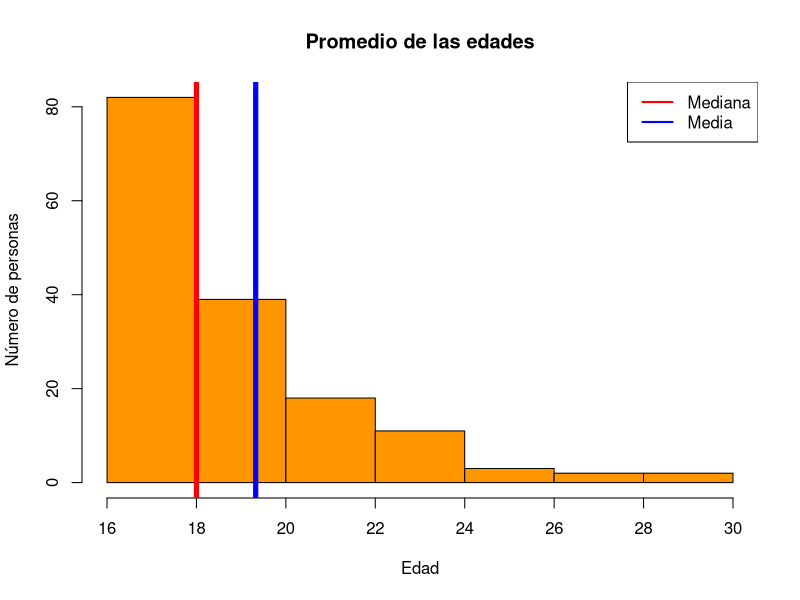

Generate this figure with R:
## ---- chunk 1
DF<-read.csv(file ="data.csv",header=T,sep = ",")
Media<-round(mean(DF$Edad), 2)
Media
## ---- chunk 2
titulo<-DF$Edad
hist(col="#ff9600", titulo, xlab="Edad", ylab="Número de personas", main="Promedio de las edades")

abline(v=median(na.omit(titulo)), col="red",lwd=5)
abline(v=mean(na.omit(titulo)), col="blue",lwd=5)
legend("topright", 0, legend=c("Mediana", "Media"),lwd=2,col=c("red","blue"))
## ---- chunk 3
Mediana<-round(median(DF$Edad), 2)
Mediana
## ---- chunk 4
tabla<-table(DF$Edad)
maximo<-max(tabla)
tabla[which(tabla == maximo)]
## ---- chunk 5
indices<-table(DF$Universidad)
indices[which(indices>8)]
## ---- chunk 6
encuestados<-105
daprob_mate<-length(DF$Matematica[which(DF$Matematica<11)])
round(daprob_mate*100/encuestados, 2)
## ---- chunk 7
encuestados<-105
aprob_mate<-length(DF$Matematica[which(!DF$Matematica<11)])
round(aprob_mate*100/encuestados, 2)
## ---- chunk 8
encuestados<-157
daprob_letras<-length(DF$Letras[which(DF$Letras<11)])
round(daprob_letras*100/encuestados, 2)
## ---- chunk 9
aprob_letras<-length(DF$Letras[which(!DF$Letras<11)])
round(aprob_letras*100/encuestados, 2)
## ---- chunk 10
daprob_hum<-length(DF$Humaidades[which(DF$Humaidades<11)])
round(daprob_hum*100/encuestados, 2)
## ---- chunk 11
aprob_hum<-length(DF$Humaidades[which(!DF$Humaidades<11)])
round(aprob_hum*100/encuestados, 2)
## ---- chunk 12
gamers<-length(which(!DF$Juega == "No"))
round(gamers*100/encuestados, 2)
## ---- chunk 13
lista_horas<-DF$Horas
round(mean(na.omit(lista_horas)),2)
## ---- chunk 14
lista_horas<-DF$Horas
round(median(na.omit(lista_horas)),2)
## ---- chunk 15
tabla<-table(na.omit(DF$Horas))
maximo<-max(tabla)
tabla[which(tabla == maximo)]
## ---- chunk 16
han_faltado<-length(which(!DF$Falta=="No"))
round(han_faltado*100/encuestados, 2)
## ---- chunk 17
han_faltado<-length(which(!DF$Afectado=="No"))
round(han_faltado*100/encuestados, 2)
## ---- chunk 18
han_faltado<-length(which(!DF$Tareas=="No"))
round(han_faltado*100/encuestados, 2)
## ---- chunk 19
desaprobados_constantes<-length(which(DF$Matematica<11 & DF$Horas>=14))
desaprobados_total<-length(which(DF$Matematica<11))
round(desaprobados_constantes*100/desaprobados_total, 2)
## ---- chunk 20
desaprobados_constantes<-length(which(DF$Letras<11 & DF$Horas>=14))
desaprobados_total<-length(which(DF$Letras<11))
round(desaprobados_constantes*100/desaprobados_total, 2)
## ---- chunk 21
desaprobados_constantes<-length(which(DF$Humaidades<11 & DF$Horas>=14))
desaprobados_total<-length(which(DF$Humaidades<11))
round(desaprobados_constantes*100/desaprobados_total, 2)
## ---- chunk 22
desaprobados_constantes<-length(which(DF$Matematica<11 & DF$Horas>=14))
jugadores_constantes<-length(which(DF$Horas>=14))
round(desaprobados_constantes*100/jugadores_constantes, 2)
## ---- chunk 23
desaprobados_constantes<-length(which(DF$Letras<11 & DF$Horas>=14))
jugadores_constantes<-length(which(DF$Horas>=14))
round(desaprobados_constantes*100/jugadores_constantes, 2)
## ---- chunk 24
desaprobados_constantes<-length(which(DF$Humaidades<11 & DF$Horas>=14))
jugadores_constantes<-length(which(DF$Horas>=14))
round(desaprobados_constantes*100/jugadores_constantes, 2)
## ---- chunk 25
table(DF[which(DF$Horas>=14),]$Area)
porcentaje_ingtec<-round(30*100/jugadores_constantes, 2)
porcentaje_ingtec
## ---- chunk 26
table(DF$Area)

## ---- chunk 27
round(30*100/93, 2)
## ---- chunk 28
table(DF[which(DF$Horas>=14),]$Edad)
## ---- chunk 29
constantes_intervalo<-12+8+10
round(constantes_intervalo*100/jugadores_constantes, 2)
## ---- chunk 30

round(constantes_intervalo*100/length(which(DF$Edad>17 & DF$Edad<21 )))
